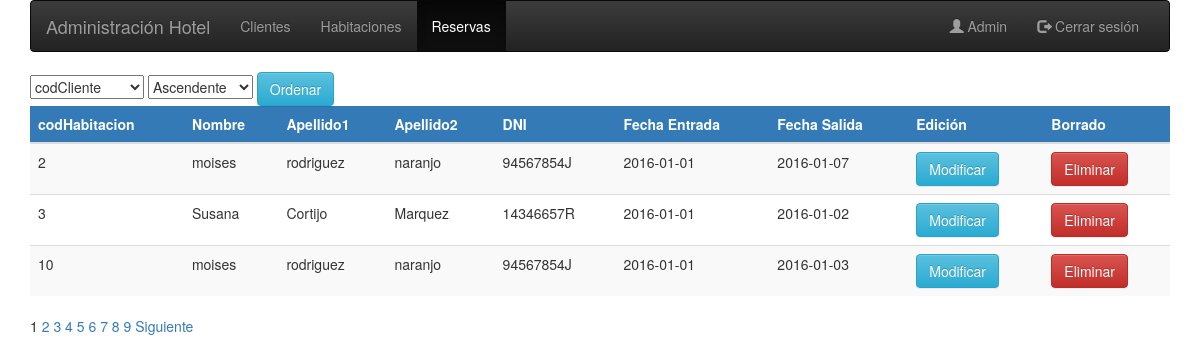
The app's page /View/administracion/inicioReservas.php (signed in), older data.
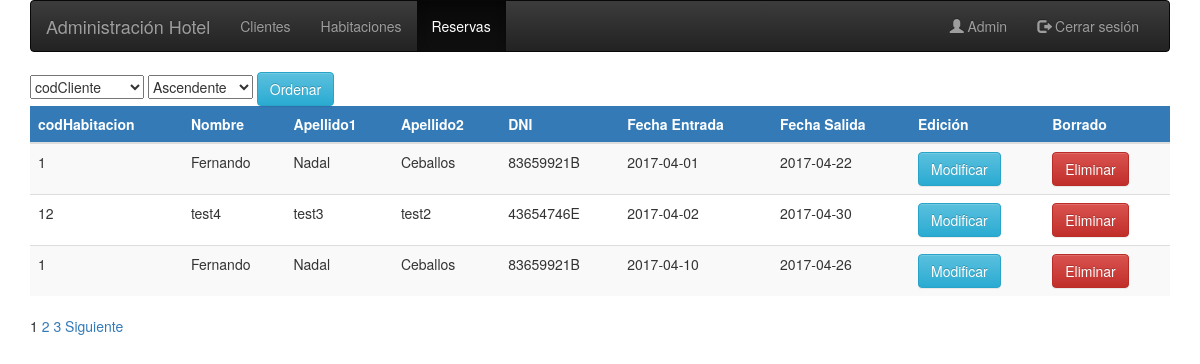
The same page, newer data.
### tables this page shows
CREATE TABLE `reserva` (
  `codHabitacion` int(10) NOT NULL,
  `codCliente` int(10) NOT NULL,
  `fechaEntrada` date NOT NULL,
  `fechaSalida` date NOT NULL
);

CREATE TABLE `habitacion` (
  `codHabitacion` int(10) NOT NULL,
  `tipo` varchar(16) NOT NULL,
  `capacidad` int(11) NOT NULL,
  `planta` int(1) NOT NULL,
  `tarifa` double NOT NULL
);

CREATE TABLE `cliente` (
  `codCliente` int(10) NOT NULL,
  `DNI` varchar(9) NOT NULL,
  `nombre` varchar(30) NOT NULL,
  `apellido1` varchar(60) NOT NULL,
  `apellido2` varchar(60) NOT NULL
);

### Controller/administracion/obtieneListaReservas.php (called while the page is built, shortened)
<?php
    require_once '../../Model/Reserva.php';
    $totalFilas = Reserva::getTotalReservas();
    $tamano_pagina = 3;
    $pagina = $_REQUEST["pagina"];
    if (empty($pagina)) {
        $pagina = 1;
    }
    if (!isset($pagina)) {
        $inicio = 0;
        $pagina = 1;
    } else {
        $inicio = ($pagina - 1) * $tamano_pagina;
    }
    $totalPaginas = ceil($totalFilas / $tamano_pagina);
    $orderBy = "ORDER BY r.fechaEntrada ASC, r.codHabitacion";
    $orden = $_REQUEST["orden"];
    $tipoOrden = $_REQUEST["tipoOrden"];
    if (!empty($tipoOrden)) {
        $orderBy .= " " . $tipoOrden;
    } else {
        $orderBy .= " ASC";
    }
    $data['reservas'] = Reserva::getReservas($orderBy, $inicio, $tamano_pagina);
    require_once '../../View/administracion/listaReservas.php';

### Model/Reserva.php (called while the page is built, shortened)
<?php
class Reserva {
    private $codHabitacion;
    private $codCliente;
    private $fechaEntrada;
    private $fechaSalida;
    private $dni;
    private $nombre;
    private $apellido1;
    private $apellido2;
    function __construct($codHabitacion, $codCliente, $fechaEntrada, $fechaSalida, $dni, $nombre, $apellido1, $apellido2) {
        $this->codHabitacion = $codHabitacion;
        $this->codCliente = $codCliente;
        $this->fechaEntrada = $fechaEntrada;
        $this->fechaSalida = $fechaSalida;
        $this->dni = $dni;
        $this->nombre = $nombre;
        $this->apellido1 = $apellido1;
        $this->apellido2 = $apellido2;
    }
    function getCodHabitacion() {
        return $this->codHabitacion;
    }
    function getCodCliente() {
        return $this->codCliente;
    }
    function getFechaEntrada() {
        return $this->fechaEntrada;
    }
    function getFechaSalida() {
        return $this->fechaSalida;
    }
    function getDni() {
        return $this->dni;
    }
    function getNombre() {
        return $this->nombre;
    }
    function getApellido1() {
        return $this->apellido1;
    }
    function getApellido2() {
        return $this->apellido2;
    }
    public static function getTotalReservas(){
        $conexion = HotelDB::connectDB();
        $seleccion = "SELECT * FROM reserva";
        $consulta = $conexion->query($seleccion);
        $total = $consulta->rowCount();
        return $total;
    }
    public static function getReservas($orderBy, $inicio, $tamano_pagina) {
        $conexion = HotelDB::connectDB();
        $seleccion = "SELECT * FROM reserva r "
                . "JOIN habitacion h ON (r.codHabitacion = h.codHabitacion) "
                . "JOIN cliente c ON (c.codCliente = r.codCliente) "
                . $orderBy . " LIMIT " . $inicio . "," . $tamano_pagina;
        $consulta = $conexion->query($seleccion);
        $reservas = [];
        while ($registro = $consulta->fetchObject()) {
            $reservas[] = new Reserva($registro->codHabitacion, $registro->codCliente,
                    $registro->fechaEntrada, $registro->fechaSalida, $registro->DNI,
                    $registro->nombre, $registro->apellido1, $registro->apellido2);
        }
        return $reservas;
    }
}

### View/administracion/listaReservas.php (the view, shortened to what this page needs)
<?php
  if ($_SESSION['logueadoAdmin']){
?>
<?php
    $opcionesOrden = array();
    $opcionesOrden["h.codHabitacion"] = "codCliente";
    $opcionesOrden["c.nombre"] = "nombre";
    $opcionesOrden["c.apellido1"] = "Apellido1";
    $opcionesOrden["c.dni"] = "DNI";
    $opcionesOrden["r.fechaEntrada"] = "Fecha Entrada";
    $opcionesOrden["r.fechaSalida"] = "Fecha Salida";
    $tiposOrden = array();
    $tiposOrden["asc"] = "Ascendente";
    $tiposOrden["desc"] = "Descendente";
    ?>
    <div class="ordenar">
        <select name="orden">
            <?php
            foreach ($opcionesOrden as $clave => $valor) {
                $selected = "";
                echo "<option " . $selected . " value='" . $clave . "'>" . $valor . "</option>\n";
            }
            ?>
        </select>
        <select name="tipoOrden">
            <?php
            foreach ($tiposOrden as $clave => $valor) {
                $selected = "";
                echo "<option " . $selected . " value='" . $clave . "'>" . $valor . "</option>\n";
            }
            ?>
        </select>
        <button type="button" class="btn btn-info btn-ordenar">Ordenar</button>
    </div>
    <table id="tabladatos" class="table table-striped table-hover" data-orden="<?= $orden ?>" data-tipo-orden="<?= $tipoOrden ?>">
        <thead>
            <tr class="bg-primary">
                <th>codHabitacion</th>
                <th>Nombre</th>
                <th>Apellido1</th>
                <th>Apellido2</th>
                <th>DNI</th>
                <th>Fecha Entrada</th>
                <th>Fecha Salida</th>
                <th>Edición</th>
                <th>Borrado</th>
            </tr>
        </thead>
        <tbody>
            <?php
            foreach ($data['reservas'] as $reserva) {
                ?>
                <tr id="reserva_<?= $reserva->getCodHabitacion(), $reserva->getCodCliente(), $reserva->getFechaEntrada() ?>" data-codHabitacion="<?= $reserva->getCodHabitacion() ?>" data-codCliente="<?= $reserva->getCodCliente() ?>" data-fechaEntrada="<?= $reserva->getFechaEntrada()?>">
                    <td class="codHabitacion"><?= $reserva->getCodHabitacion() ?></td>
                    <td class="nombre"><?= $reserva->getNombre() ?></td>
                    <td class="apellido1"><?= $reserva->getApellido1() ?></td>
                    <td class="apellido2"><?= $reserva->getApellido2() ?></td>
                    <td class="dni"><?= $reserva->getDni() ?></td>
                    <td class="fechaEntrada"><?= $reserva->getFechaEntrada() ?></td>
                    <td class="fechaSalida"><?= $reserva->getFechaSalida() ?></td>
                    <td>
                        <button type="button" class="btn btn-info btn-modificar">Modificar</button>
                    </td>
                    <td>
                        <button type="button" class="btn btn-danger btn-eliminar">Eliminar</button>
                    </td>
                </tr>
            <?php } ?>
        </tbody>
    </table>
    <div class="paginacion">
        <?php
        if ($totalPaginas > 1) {
            for ($i = 1; $i <= $totalPaginas; $i++) {
                if ($pagina == $i) {
                    echo "<spam class='pagActual'> ", $pagina, " </spam>";
                } else {
                    echo '  <a href data-pagina="' . $i . '">' . $i . ' </a>  ';
                }
            }
            if ($pagina != $totalPaginas) {
                echo '<a href data-pagina="' . ($pagina + 1) . '"> Siguiente</a>';
            }
        }
        ?>
    </div>
<?php
    }else{
        echo "Zona Inaccesible. Requiere Inicio de sesión";
    }

### View/administracion/inicioReservas.php (shortened to what this page needs)
<?php
  if ($_SESSION['logueadoAdmin']){
?>
<!DOCTYPE html>
<html lang="es">
    <head>
        <link href="https://maxcdn.bootstrapcdn.com/bootstrap/3.3.7/css/bootstrap.min.css" rel="stylesheet">
        <link href="https://maxcdn.bootstrapcdn.com/bootstrap/3.3.7/css/bootstrap-theme.min.css" rel="stylesheet">
        <link rel="stylesheet" type="text/css" href="../../View/css/main.css">
        <link rel="stylesheet" type="text/css" href="https://code.jquery.com/ui/1.12.1/themes/base/jquery-ui.css">
    </head>
    <body>
        <div class="container">
            <nav class="navbar navbar-inverse">
                <div class="container-fluid">
                    <div class="navbar-header">
                        <a class="navbar-brand" href="index.php">Administración Hotel</a>
                    </div>
                    <div class="collapse navbar-collapse" id="myNavbar">
                        <ul class="nav navbar-nav">
                            <li><a href="index.php">Clientes</a></li>
                            <li><a href="habitaciones.php">Habitaciones</a></li>
                            <li class="active"><a href="reservas.php">Reservas</a></li>
                        </ul>
                        <ul class="nav navbar-nav navbar-right">
                            <li><a href="index.php"><span class="glyphicon glyphicon-user"></span> <?= ucfirst($_SESSION['nombreAdmin']) ?></a></li>
                            <li><a href="logout.php"><span class="glyphicon glyphicon-log-out"></span> Cerrar sesión</a></li>
                        </ul>
                    </div>
                </div>
            </nav>
            <div class="centrado">
                <div id="listaReservas" class="table-responsive">
                    <?php include "obtieneListaReservas.php" ?>
                </div>
            </div>
        </div>
    </body>
</html>
<?php
    }else{
        echo "Zona Inaccesible. Requiere Inicio de sesión";
    }

### View/css/main.css (style rules this page uses)
body { margin: 0; }
a:link { text-decoration: none; }
.table-responsive { clear: left; }
a { text-decoration: none; outline: 0; }

Row changes from the older to the newer data that the page shows:
removed reserva: codHabitacion.codHabitacion "2", codCliente.nombre "moises", codCliente.apellido1 "rodriguez", codCliente.apellido2 "naranjo", codCliente.DNI "94567854J", fechaEntrada "2016-01-01", fechaSalida "2016-01-07"
removed reserva: codHabitacion.codHabitacion "3", codCliente.nombre "Susana", codCliente.apellido1 "Cortijo", codCliente.apellido2 "Marquez", codCliente.DNI "14346657R", fechaEntrada "2016-01-01", fechaSalida "2016-01-02"
removed reserva: codHabitacion.codHabitacion "10", codCliente.nombre "moises", codCliente.apellido1 "rodriguez", codCliente.apellido2 "naranjo", codCliente.DNI "94567854J", fechaEntrada "2016-01-01", fechaSalida "2016-01-03"
added reserva: codHabitacion.codHabitacion "1", codCliente.nombre "Fernando", codCliente.apellido1 "Nadal", codCliente.apellido2 "Ceballos", codCliente.DNI "83659921B", fechaEntrada "2017-04-01", fechaSalida "2017-04-22"
added reserva: codHabitacion.codHabitacion "12", codCliente.nombre "test4", codCliente.apellido1 "test3", codCliente.apellido2 "test2", codCliente.DNI "43654746E", fechaEntrada "2017-04-02", fechaSalida "2017-04-30"
added reserva: codHabitacion.codHabitacion "1", codCliente.nombre "Fernando", codCliente.apellido1 "Nadal", codCliente.apellido2 "Ceballos", codCliente.DNI "83659921B", fechaEntrada "2017-04-10", fechaSalida "2017-04-26"
Text that changed along with them:
list line gone: "4"
list line gone: "5"
list line gone: "6"
list line gone: "7"
list line gone: "8"
list line gone: "9"
